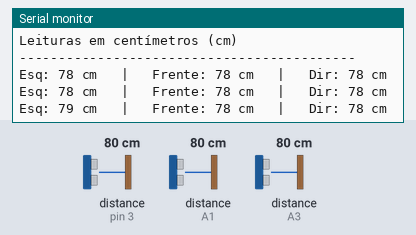
Bench run of a sketch on a simulated Arduino Uno, built with avr-gcc and run on an emulated ATmega328P. On the bench: the last lines printed to the serial monitor. Wiring (inferred from the names in the program): 3 × ultrasonic range finder: trigger pin 2, echo pin 3 / trigger A0, echo A1 / trigger A2, echo A3. The test bench sets the inputs (shaded band); at power-on: distance to the obstacle (sensors on pin 3, A1, A3) 80 cm. The echo pulse lasts 58.3 µs per cm.

Above: at 1.2 s.
1.3 s: distance to the obstacle (sensor on pin 3) set to 2 cm
At 2.1 s:
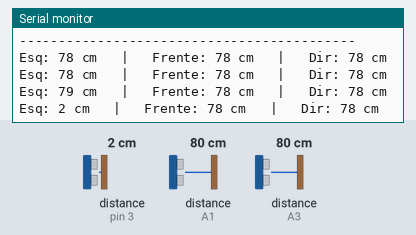
2.8 s: distance to the obstacle (sensor on A1) set to 2 cm
At 2.8 s:
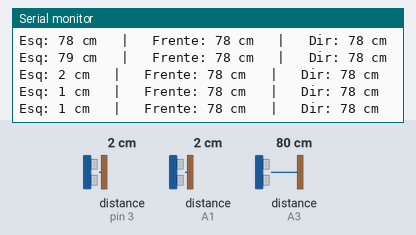
4.3 s: distance to the obstacle (sensor on A3) set to 2 cm
At 4.3 s:
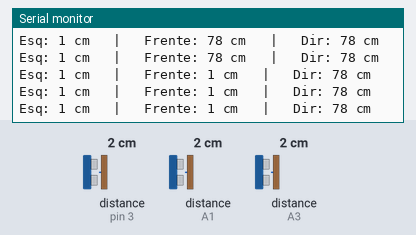
5.8 s: distance to the obstacle (sensor on pin 3) set to 4 cm
At 5.8 s:
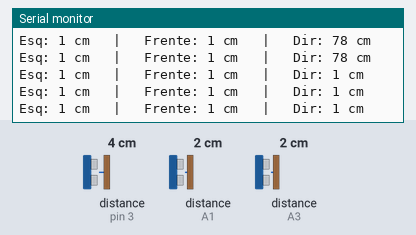
7.3 s: distance to the obstacle (sensor on A1) set to 4 cm
At 7.3 s:
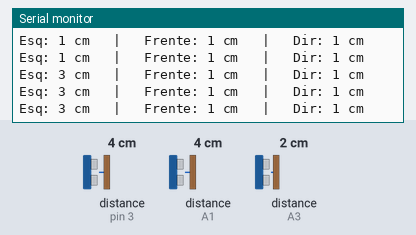
8.8 s: distance to the obstacle (sensor on A3) set to 4 cm
At 8.8 s:
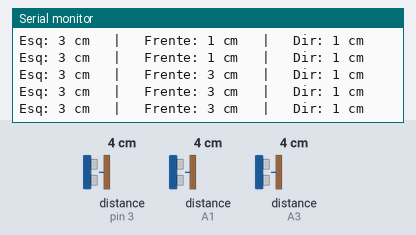
Timing chart, 0 to 11.3 s (numbered marks = the images above; inputs shaded):
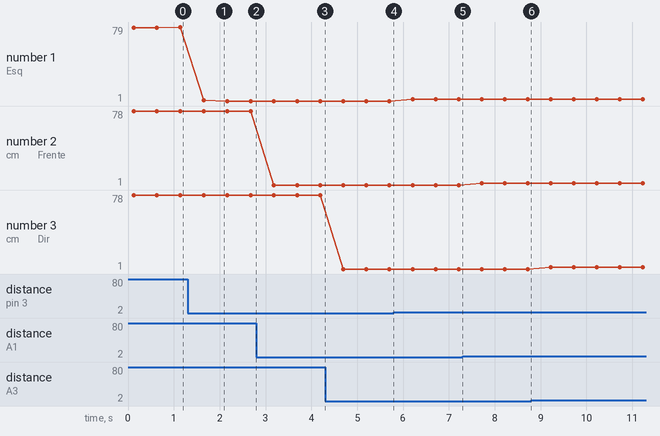

Measured:
- after the input at 1.3 s, the serial monitor: prints a new line after 0.35 s (image 1)
- plotted number 1: 79 → 1 after the input at 1.3 s, 1 → 3 after the input at 5.8 s

The sketch:

3_sensores_serial_monitor.ino
```cpp
// ===============================================
// 🚗 TESTE DE SENSORES ULTRASSÓNICOS (HC-SR04)
// Projeto: AI CHALLENGER - AzoresBot
// Versão didática para alunos
// Autor: João Pavão
// ===============================================

// --- LIGAÇÕES DOS SENSORES ---
// Sensor da FRENTE : TRIG = A0 | ECHO = A1
// Sensor da ESQUERDA : TRIG = 2 | ECHO = 3
// Sensor da DIREITA : TRIG = A2 | ECHO = A3

#define TRIG_F A0
#define ECHO_F A1
#define TRIG_L 2
#define ECHO_L 3
#define TRIG_R A2
#define ECHO_R A3

// --- Função que mede a distância de um sensor ---
// Recebe os pinos TRIG e ECHO e devolve a distância em cm
long medirDistancia(int trigPin, int echoPin) {
  long duracao, distancia;

  // Garante que o pino TRIG começa em LOW
  digitalWrite(trigPin, LOW);
  delayMicroseconds(2);

  // Envia um pulso de 10 microssegundos
  digitalWrite(trigPin, HIGH);
  delayMicroseconds(10);
  digitalWrite(trigPin, LOW);

  // Mede o tempo do eco em microssegundos
  duracao = pulseIn(echoPin, HIGH, 30000); // timeout 30 ms (≈ 5 m)

  // Converte tempo em distância (velocidade do som = 0.034 cm/µs)
  distancia = duracao * 0.034 / 2;

  // Se não houver leitura, devolve -1
  if (duracao == 0) return -1;

  return distancia;
}

// -----------------------------------------------
void setup() {
  // Configura pinos dos 3 sensores
  pinMode(TRIG_F, OUTPUT);
  pinMode(ECHO_F, INPUT);

  pinMode(TRIG_L, OUTPUT);
  pinMode(ECHO_L, INPUT);

  pinMode(TRIG_R, OUTPUT);
  pinMode(ECHO_R, INPUT);

  // Inicia comunicação serial
  Serial.begin(9600);
  Serial.println("=== TESTE DOS 3 SENSORES ULTRASSÓNICOS ===");
  Serial.println("Leituras em centímetros (cm)");
  Serial.println("-------------------------------------------");
}

// -----------------------------------------------
void loop() {
  // Mede a distância de cada sensor
  long distE = medirDistancia(TRIG_L, ECHO_L);  // esquerda
  long distF = medirDistancia(TRIG_F, ECHO_F);  // frente
  long distD = medirDistancia(TRIG_R, ECHO_R);  // direita

  // Mostra resultados no monitor serial
  Serial.print("Esq: ");
  if (distE == -1) Serial.print("----");
  else Serial.print(distE);
  Serial.print(" cm   |   ");

  Serial.print("Frente: ");
  if (distF == -1) Serial.print("----");
  else Serial.print(distF);
  Serial.print(" cm   |   ");

  Serial.print("Dir: ");
  if (distD == -1) Serial.print("----");
  else Serial.print(distD);
  Serial.println(" cm");

  delay(500); // espera meio segundo entre leituras
}
```
